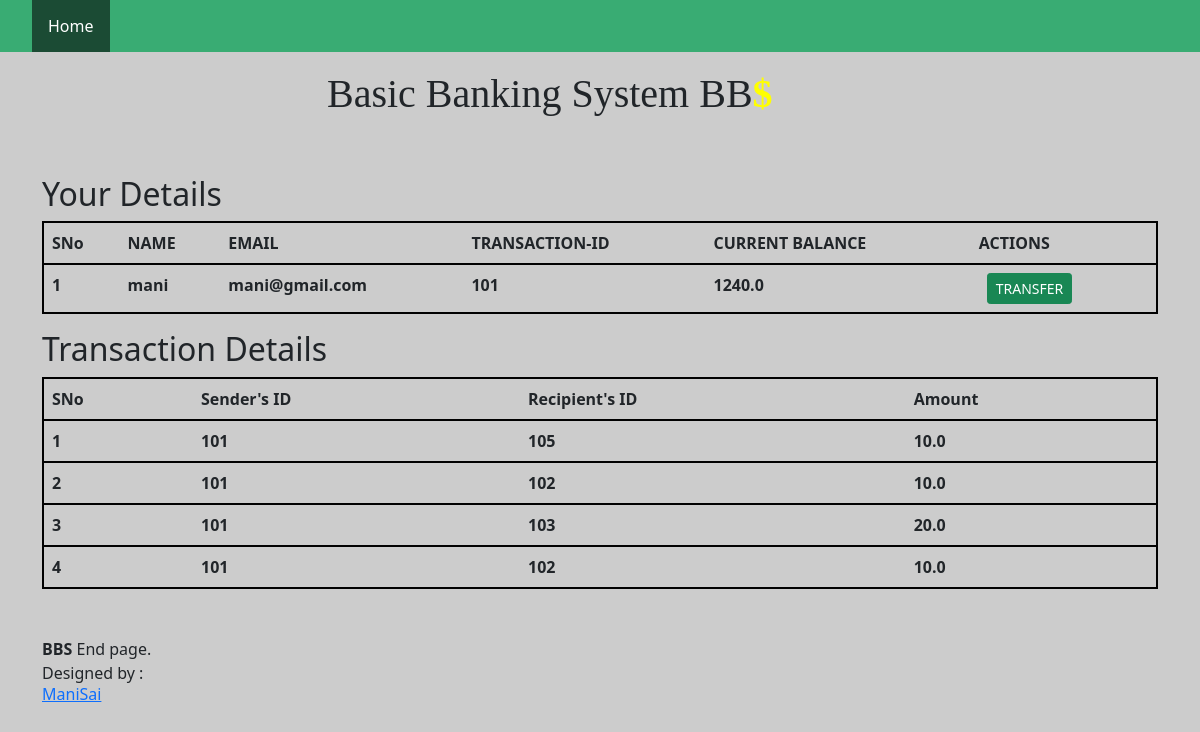
Page /history/1 on the committed database.
### tables this page shows
CREATE TABLE customers
                 (sno INTEGER ,name TEXT ,email TEXT UNIQUE,transactionid INTEGER   PRIMARY KEY ,current REAL);

CREATE TABLE transferhistorys
                 (yourid INTEGER  , othersid INTEGER , amount real);

### bank.py (the view)
@app.route('/history/<int:sno>')
def thistory(sno):
    conn = sqlite3.connect('bankdatabase.db')
    conn.row_factory = sqlite3.Row
    c = conn.cursor()
    c.execute("SELECT * FROM customers WHERE sno=" + str(sno))
    cust = c.fetchall()
    c.execute(
        " SELECT * FROM transferhistorys WHERE yourid in (SELECT transactionid FROM customers WHERE sno= " + str(sno)+")")
    hist = c.fetchall()
    conn.commit()
    conn.close()
    return render_template('history.html', cust=cust, hist=hist)

### templates/history.html
{% extends 'base.html' %}
{% block body %}
<div class="container my-5" style="padding-top: 1px;">
  <table class="table">
    <thead>
      <h2>Your Details</h2>
      <tr style="border: 2px solid black;">
        <th scope="col">SNo</th>
        <th scope="col">NAME</th>
        <th scope="col">EMAIL</th>
        <th scope="col">TRANSACTION-ID</th>
        <th scope="col">CURRENT BALANCE</th>
        <th scope="col">ACTIONS</th>
      </tr>
    </thead>
    <tbody>
      {% for details in cust %}
      <tr style="border: 2px solid black;">
        <th scope="row">{{loop.index}}</th>
        <td><b>{{details["name"]}}</b></td>
        <td><b>{{details["email"]}}</b></td>
        <td><b>{{details["transactionid"]}}</b></td>
        <td><b>{{details["current"]}}</b></td>
        <td>
          <a href="/inputinfo/{{details['sno']}}" type="button" class="btn btn-success btn-sm mx-2">TRANSFER</button>
        </td>
      </tr>
      {% endfor %}
    </tbody>
  </table>
  {% if hist|length==0 %}
  <div class="alert alert-danger" role="alert">
    <b> No Transaction Made :)</b>
  </div>
  {% else %}
  <table class="table" style="padding-top: 5px;">
    <thead>
      <h2>Transaction Details</h2>
      <tr style="border: 2px solid black;">
        <th scope="col">SNo</th>
        <th scope="col">Sender's ID</th>
        <th scope="col">Recipient's ID</th>
        <th scope="col">Amount</th>
      </tr>
    </thead>
    <tbody>
      {% for details in hist %}
      <tr style="border: 2px solid black;">
        <th scope="row">{{loop.index}}</th>
        <td><b>{{details["yourid"]}}</b></td>
        <td><b>{{details["othersid"]}}</b></td>
        <td><b>{{details["amount"]}}</b></td>
      </tr>
      {% endfor %}
    </tbody>
  </table>
  {% endif %}
</div>
{% endblock body %}

### templates/base.html (style rules this page uses)
* { margin: 0; padding: 0; scrollbar-width: thin; }
body { background-image: url("https://image.shutterstock.com/image-photo/double-exposure-graph-rows-coins-260nw-531998662.jpg"); background-size: cover; background-attachment: fixed; background-color: #cccccc; padding: 0; margin: 0; }

### rows in the picture
customers: name "mani", email "mani@gmail.com", transactionid "101", current "1240.0"
transferhistorys: yourid "101", othersid "105", amount "10.0"
transferhistorys: yourid "101", othersid "102", amount "10.0"
transferhistorys: yourid "101", othersid "103", amount "20.0"
transferhistorys: yourid "101", othersid "102", amount "10.0"
